Frame 1 (no input): blank canvas, image omitted
Frame 60 (no input): blank canvas, image omitted
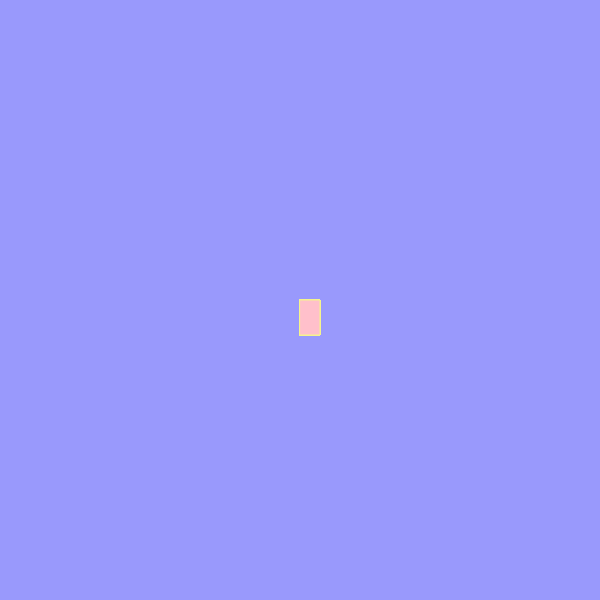
Frame 120 (the mouse pressed at the canvas centre since frame 60)

The p5.js sketch whose frames 1 and 60 were blank and that drew this single picture after the mouse press (run headless with seeded random() and noise() and a simulated clock; from frame 60 on, the mouse is pressed at the canvas centre):

// p5.js sketch
// ── sketch.js
function setup() {
    createCanvas(600, 600);
    background("rgb(153,153,252)")
  }
  
  function draw() {
    stroke("rgb(245,245,141)");
    fill("pink")
    
    if(mouseIsPressed) {
      rect(mouseX, mouseY, 20, 35)
  }
    
  }
